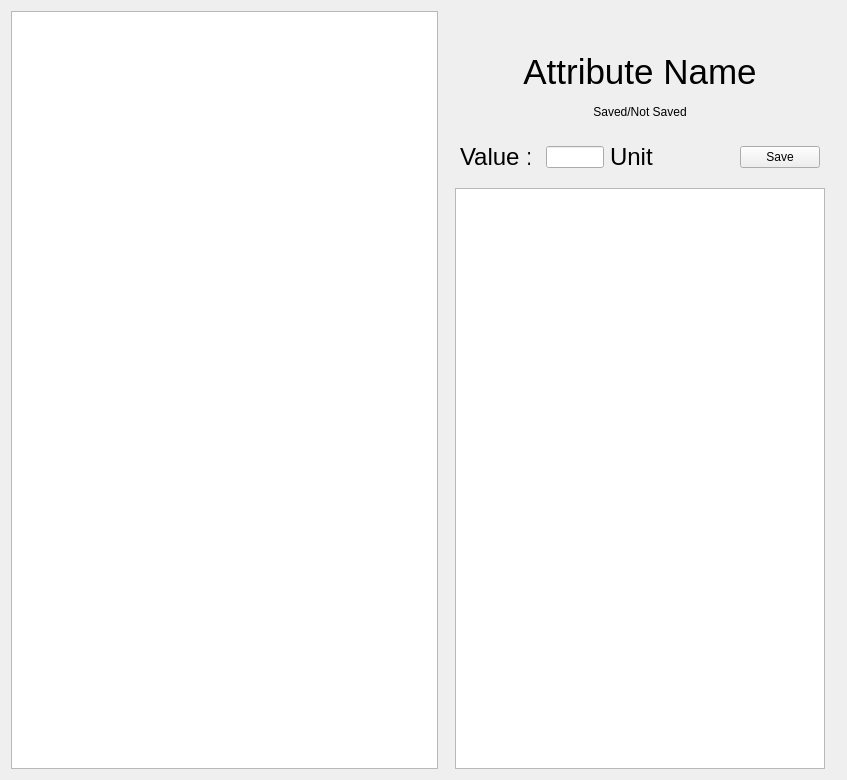
<?xml version="1.0" encoding="UTF-8"?>
<ui version="4.0">
 <class>XParamMainWindow</class>
 <widget class="QMainWindow" name="XParamMainWindow">
  <property name="geometry">
   <rect>
    <x>0</x>
    <y>0</y>
    <width>847</width>
    <height>780</height>
   </rect>
  </property>
  <property name="windowTitle">
   <string>OpenSDSE Configurator</string>
  </property>
  <widget class="QWidget" name="centralWidget">
   <layout class="QHBoxLayout" name="horizontalLayout">
    <item>
     <widget class="QTreeView" name="mainTree">
      <property name="minimumSize">
       <size>
        <width>250</width>
        <height>0</height>
       </size>
      </property>
     </widget>
    </item>
    <item>
     <widget class="QWidget" name="widget" native="true">
      <property name="sizePolicy">
       <sizepolicy hsizetype="Preferred" vsizetype="Preferred">
        <horstretch>0</horstretch>
        <verstretch>0</verstretch>
       </sizepolicy>
      </property>
      <property name="minimumSize">
       <size>
        <width>390</width>
        <height>400</height>
       </size>
      </property>
      <layout class="QVBoxLayout" name="verticalLayout">
       <property name="bottomMargin">
        <number>0</number>
       </property>
       <item>
        <widget class="QLabel" name="label">
         <property name="enabled">
          <bool>true</bool>
         </property>
         <property name="maximumSize">
          <size>
           <width>16777215</width>
           <height>276</height>
          </size>
         </property>
         <property name="text">
          <string/>
         </property>
         <property name="pixmap">
          <pixmap>../open_sdse_logo.png</pixmap>
         </property>
         <property name="scaledContents">
          <bool>true</bool>
         </property>
        </widget>
       </item>
       <item>
        <widget class="QWidget" name="widget_2" native="true">
         <property name="sizePolicy">
          <sizepolicy hsizetype="Fixed" vsizetype="Preferred">
           <horstretch>0</horstretch>
           <verstretch>0</verstretch>
          </sizepolicy>
         </property>
         <property name="minimumSize">
          <size>
           <width>370</width>
           <height>130</height>
          </size>
         </property>
         <property name="maximumSize">
          <size>
           <width>16777215</width>
           <height>140</height>
          </size>
         </property>
         <layout class="QVBoxLayout" name="verticalLayout_2">
          <property name="spacing">
           <number>0</number>
          </property>
          <property name="leftMargin">
           <number>0</number>
          </property>
          <property name="topMargin">
           <number>0</number>
          </property>
          <property name="rightMargin">
           <number>0</number>
          </property>
          <property name="bottomMargin">
           <number>0</number>
          </property>
          <item>
           <widget class="QLabel" name="attributeLabel">
            <property name="minimumSize">
             <size>
              <width>350</width>
              <height>60</height>
             </size>
            </property>
            <property name="maximumSize">
             <size>
              <width>400</width>
              <height>60</height>
             </size>
            </property>
            <property name="font">
             <font>
              <pointsize>26</pointsize>
             </font>
            </property>
            <property name="layoutDirection">
             <enum>Qt::LeftToRight</enum>
            </property>
            <property name="text">
             <string>Attribute Name</string>
            </property>
            <property name="alignment">
             <set>Qt::AlignCenter</set>
            </property>
           </widget>
          </item>
          <item>
           <widget class="QLabel" name="saveStatusLabel">
            <property name="minimumSize">
             <size>
              <width>350</width>
              <height>40</height>
             </size>
            </property>
            <property name="maximumSize">
             <size>
              <width>400</width>
              <height>40</height>
             </size>
            </property>
            <property name="layoutDirection">
             <enum>Qt::LeftToRight</enum>
            </property>
            <property name="text">
             <string>Saved/Not Saved</string>
            </property>
            <property name="alignment">
             <set>Qt::AlignCenter</set>
            </property>
           </widget>
          </item>
          <item>
           <widget class="QWidget" name="widget_3" native="true">
            <property name="minimumSize">
             <size>
              <width>0</width>
              <height>50</height>
             </size>
            </property>
            <property name="maximumSize">
             <size>
              <width>16777215</width>
              <height>70</height>
             </size>
            </property>
            <layout class="QHBoxLayout" name="horizontalLayout_2">
             <property name="leftMargin">
              <number>5</number>
             </property>
             <property name="topMargin">
              <number>0</number>
             </property>
             <property name="rightMargin">
              <number>5</number>
             </property>
             <property name="bottomMargin">
              <number>0</number>
             </property>
             <item>
              <widget class="QLabel" name="valueLabel">
               <property name="minimumSize">
                <size>
                 <width>70</width>
                 <height>0</height>
                </size>
               </property>
               <property name="font">
                <font>
                 <pointsize>18</pointsize>
                </font>
               </property>
               <property name="text">
                <string>Value :</string>
               </property>
              </widget>
             </item>
             <item>
              <widget class="QStackedWidget" name="entryField">
               <property name="minimumSize">
                <size>
                 <width>0</width>
                 <height>40</height>
                </size>
               </property>
               <property name="currentIndex">
                <number>1</number>
               </property>
               <widget class="QWidget" name="Text">
                <layout class="QHBoxLayout" name="horizontalLayout_3">
                 <property name="leftMargin">
                  <number>10</number>
                 </property>
                 <property name="topMargin">
                  <number>0</number>
                 </property>
                 <property name="rightMargin">
                  <number>10</number>
                 </property>
                 <property name="bottomMargin">
                  <number>0</number>
                 </property>
                 <item>
                  <widget class="QLineEdit" name="valueField"/>
                 </item>
                </layout>
               </widget>
               <widget class="QWidget" name="Unit">
                <layout class="QHBoxLayout" name="horizontalLayout_4">
                 <property name="leftMargin">
                  <number>10</number>
                 </property>
                 <property name="topMargin">
                  <number>0</number>
                 </property>
                 <property name="rightMargin">
                  <number>10</number>
                 </property>
                 <property name="bottomMargin">
                  <number>0</number>
                 </property>
                 <item>
                  <widget class="QLineEdit" name="valueField_1"/>
                 </item>
                 <item>
                  <widget class="QLabel" name="unitLabel">
                   <property name="font">
                    <font>
                     <pointsize>18</pointsize>
                    </font>
                   </property>
                   <property name="text">
                    <string>Unit</string>
                   </property>
                  </widget>
                 </item>
                 <item>
                  <spacer name="horizontalSpacer">
                   <property name="orientation">
                    <enum>Qt::Horizontal</enum>
                   </property>
                   <property name="sizeHint" stdset="0">
                    <size>
                     <width>120</width>
                     <height>20</height>
                    </size>
                   </property>
                  </spacer>
                 </item>
                </layout>
               </widget>
               <widget class="QWidget" name="Enum">
                <layout class="QHBoxLayout" name="horizontalLayout_5">
                 <property name="leftMargin">
                  <number>10</number>
                 </property>
                 <property name="topMargin">
                  <number>0</number>
                 </property>
                 <property name="rightMargin">
                  <number>10</number>
                 </property>
                 <property name="bottomMargin">
                  <number>0</number>
                 </property>
                 <item>
                  <widget class="QComboBox" name="valueBox"/>
                 </item>
                </layout>
               </widget>
              </widget>
             </item>
             <item>
              <widget class="QPushButton" name="changeValueButton">
               <property name="text">
                <string>Save</string>
               </property>
              </widget>
             </item>
            </layout>
           </widget>
          </item>
         </layout>
        </widget>
       </item>
       <item>
        <widget class="QTextBrowser" name="documentationField">
         <property name="sizePolicy">
          <sizepolicy hsizetype="Fixed" vsizetype="Expanding">
           <horstretch>0</horstretch>
           <verstretch>0</verstretch>
          </sizepolicy>
         </property>
         <property name="minimumSize">
          <size>
           <width>370</width>
           <height>0</height>
          </size>
         </property>
        </widget>
       </item>
      </layout>
     </widget>
    </item>
   </layout>
  </widget>
 </widget>
 <layoutdefault spacing="6" margin="11"/>
 <resources/>
 <connections/>
</ui>
